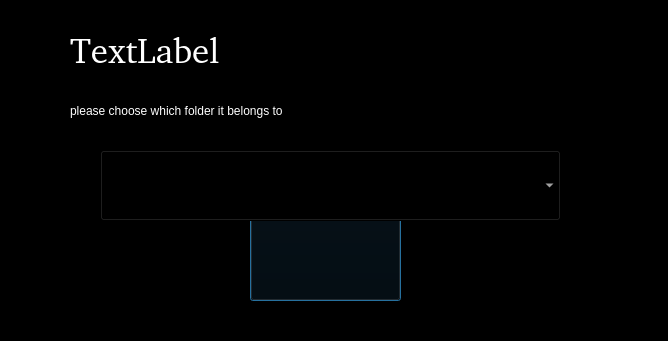
<?xml version="1.0" encoding="UTF-8"?>
<ui version="4.0">
 <class>repeatFile</class>
 <widget class="QDialog" name="repeatFile">
  <property name="geometry">
   <rect>
    <x>0</x>
    <y>0</y>
    <width>668</width>
    <height>341</height>
   </rect>
  </property>
  <property name="windowTitle">
   <string>Dialog</string>
  </property>
  <property name="styleSheet">
   <string notr="true">background-color: rgb(0, 0, 0);
color: rgb(0, 0, 0);</string>
  </property>
  <widget class="QComboBox" name="repeatFolder">
   <property name="geometry">
    <rect>
     <x>100</x>
     <y>150</y>
     <width>461</width>
     <height>71</height>
    </rect>
   </property>
   <property name="styleSheet">
    <string notr="true">color: rgb(255, 255, 255);
background-color: rgb(0, 0, 0);
border-color: rgb(255, 255, 255);
font: 26pt &quot;Assassin$&quot;;</string>
   </property>
  </widget>
  <widget class="QPushButton" name="repeatFileOk">
   <property name="geometry">
    <rect>
     <x>250</x>
     <y>200</y>
     <width>151</width>
     <height>101</height>
    </rect>
   </property>
   <property name="styleSheet">
    <string notr="true">#repeatFileOk{
background-image: url(:/uielements/uielements/okNoPaint.PNG) 0 0 0 0 stretch stretch;
background-color: rgb(0, 0, 0);
}

QPushButton#repeatFileOk:hover{
	background-image: url(:/uielements/uielements/ok.PNG) 0 0 0 0 stretch stretch;

border: none;
}</string>
   </property>
   <property name="text">
    <string> </string>
   </property>
  </widget>
  <widget class="QLabel" name="repeatFileNameNotif">
   <property name="geometry">
    <rect>
     <x>70</x>
     <y>30</y>
     <width>511</width>
     <height>41</height>
    </rect>
   </property>
   <property name="font">
    <font>
     <family>Assassin$</family>
     <pointsize>26</pointsize>
     <weight>50</weight>
     <italic>false</italic>
     <bold>false</bold>
    </font>
   </property>
   <property name="styleSheet">
    <string notr="true">color: rgb(255, 255, 255);
font: 26pt &quot;Assassin$&quot;;</string>
   </property>
   <property name="text">
    <string>TextLabel</string>
   </property>
  </widget>
  <widget class="QLabel" name="pleaseChoose">
   <property name="geometry">
    <rect>
     <x>70</x>
     <y>70</y>
     <width>671</width>
     <height>81</height>
    </rect>
   </property>
   <property name="styleSheet">
    <string notr="true">color: rgb(255, 255, 255);
font: 26pt &quot;Assassin$&quot;;</string>
   </property>
   <property name="text">
    <string>please choose which folder it belongs to </string>
   </property>
  </widget>
  <zorder>repeatFileOk</zorder>
  <zorder>repeatFolder</zorder>
  <zorder>repeatFileNameNotif</zorder>
  <zorder>pleaseChoose</zorder>
 </widget>
 <resources/>
 <connections/>
</ui>
